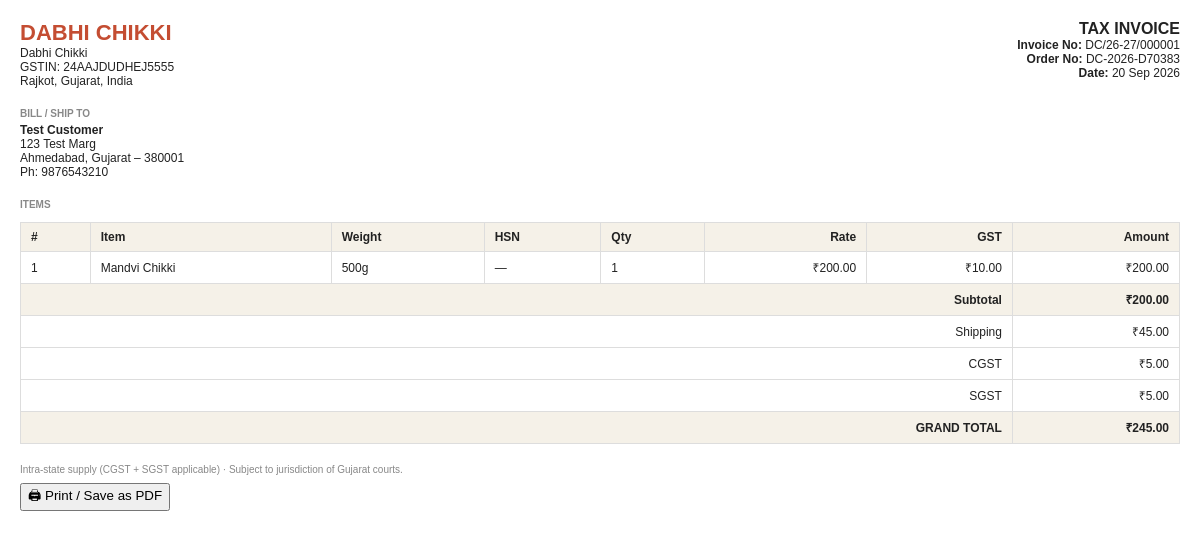
Screenshot of /invoice.php?id=5 with the database file from the repository.
### tables this page shows
CREATE TABLE `gst_settings` (
  `id` int unsigned NOT NULL AUTO_INCREMENT,
  `business_name` varchar(180) NOT NULL,
  `gstin` varchar(20) DEFAULT NULL,
  `business_state` varchar(60) NOT NULL,
  `address` varchar(255) DEFAULT NULL,
  `is_gst_enabled` tinyint(1) NOT NULL DEFAULT '1',
  `updated_at` datetime NOT NULL DEFAULT CURRENT_TIMESTAMP ON UPDATE CURRENT_TIMESTAMP,
  PRIMARY KEY (`id`)
);

CREATE TABLE `invoices` (
  `id` int unsigned NOT NULL AUTO_INCREMENT,
  `order_id` int unsigned NOT NULL,
  `invoice_number` varchar(40) NOT NULL,
  `financial_year` varchar(9) NOT NULL,
  `pdf_path` varchar(255) NOT NULL,
  `generated_at` datetime NOT NULL DEFAULT CURRENT_TIMESTAMP,
  PRIMARY KEY (`id`),
  UNIQUE KEY `order_id` (`order_id`),
  UNIQUE KEY `invoice_number` (`invoice_number`),
  CONSTRAINT `fk_inv_order` FOREIGN KEY (`order_id`) REFERENCES `orders` (`id`) ON DELETE CASCADE
);

CREATE TABLE `orders` (
  `id` int unsigned NOT NULL AUTO_INCREMENT,
  `order_number` varchar(30) NOT NULL,
  `user_id` int unsigned NOT NULL,
  `guest_email` varchar(190) DEFAULT NULL,
  `status` enum('placed','confirmed','packed','shipped','out_for_delivery','delivered','cancelled','return_requested','returned') NOT NULL DEFAULT 'placed',
  `payment_method` enum('cod','online') NOT NULL,
  `payment_status` enum('pending','paid','failed','refunded','partially_refunded') NOT NULL DEFAULT 'pending',
  `subtotal` decimal(10,2) NOT NULL,
  `discount_amount` decimal(10,2) NOT NULL DEFAULT '0.00',
  `coupon_id` int unsigned DEFAULT NULL,
  `shipping_charge` decimal(8,2) NOT NULL DEFAULT '0.00',
  `cod_charge` decimal(8,2) NOT NULL DEFAULT '0.00',
  `cgst_amount` decimal(10,2) NOT NULL DEFAULT '0.00',
  `sgst_amount` decimal(10,2) NOT NULL DEFAULT '0.00',
  `igst_amount` decimal(10,2) NOT NULL DEFAULT '0.00',
  `total_amount` decimal(10,2) NOT NULL,
  `total_weight_grams` int unsigned NOT NULL,
  `shipping_address_id` int unsigned DEFAULT NULL,
  `billing_address_id` int unsigned DEFAULT NULL,
  `customer_notes` varchar(255) DEFAULT NULL,
  `placed_at` datetime NOT NULL DEFAULT CURRENT_TIMESTAMP,
  `updated_at` datetime NOT NULL DEFAULT CURRENT_TIMESTAMP ON UPDATE CURRENT_TIMESTAMP,
  `ship_name` varchar(150) DEFAULT NULL,
  `ship_phone` varchar(20) DEFAULT NULL,
  `ship_line1` varchar(255) DEFAULT NULL,
  `ship_line2` varchar(255) DEFAULT NULL,
  `ship_city` varchar(100) DEFAULT NULL,
  `ship_state` varchar(100) DEFAULT NULL,
  `ship_pincode` varchar(10) DEFAULT NULL,
  `total` decimal(10,2) DEFAULT NULL,
  `gst_amount` decimal(10,2) DEFAULT NULL,
  `notes` text,
  PRIMARY KEY (`id`),
  UNIQUE KEY `order_number` (`order_number`),
  KEY `idx_order_user` (`user_id`),
  KEY `idx_order_status` (`status`),
  KEY `idx_order_placed_at` (`placed_at`),
  KEY `fk_order_ship_addr` (`shipping_address_id`),
  KEY `fk_order_bill_addr` (`billing_address_id`),
  KEY `fk_order_coupon` (`coupon_id`),
  CONSTRAINT `fk_order_bill_addr` FOREIGN KEY (`billing_address_id`) REFERENCES `addresses` (`id`) ON DELETE RESTRICT,
  CONSTRAINT `fk_order_coupon` FOREIGN KEY (`coupon_id`) REFERENCES `coupons` (`id`) ON DELETE SET NULL,
  CONSTRAINT `fk_order_ship_addr` FOREIGN KEY (`shipping_address_id`) REFERENCES `addresses` (`id`) ON DELETE RESTRICT,
  CONSTRAINT `fk_order_user` FOREIGN KEY (`user_id`) REFERENCES `users` (`id`) ON DELETE RESTRICT
);

CREATE TABLE `order_items` (
  `id` int unsigned NOT NULL AUTO_INCREMENT,
  `order_id` int unsigned NOT NULL,
  `product_id` int unsigned DEFAULT NULL,
  `variant_id` int unsigned NOT NULL,
  `batch_id` int unsigned DEFAULT NULL,
  `product_name_snapshot` varchar(180) NOT NULL,
  `variant_label_snapshot` varchar(60) NOT NULL,
  `quantity` int unsigned NOT NULL,
  `unit_price` decimal(10,2) NOT NULL,
  `gst_rate_percent` decimal(4,2) NOT NULL,
  `gst_amount` decimal(10,2) NOT NULL,
  `line_total` decimal(10,2) NOT NULL,
  `box_group_id` char(36) DEFAULT NULL,
  `product_name` varchar(180) DEFAULT NULL,
  `variant_label` varchar(60) DEFAULT NULL,
  `weight_grams` int unsigned DEFAULT NULL,
  `sku` varchar(50) DEFAULT NULL,
  `mrp` decimal(10,2) DEFAULT NULL,
  `selling_price` decimal(10,2) DEFAULT NULL,
  `gst_rate` decimal(4,2) DEFAULT NULL,
  PRIMARY KEY (`id`),
  KEY `idx_oi_order` (`order_id`),
  KEY `idx_oi_variant` (`variant_id`),
  KEY `fk_oi_batch` (`batch_id`),
  CONSTRAINT `fk_oi_batch` FOREIGN KEY (`batch_id`) REFERENCES `inventory_batches` (`id`) ON DELETE SET NULL,
  CONSTRAINT `fk_oi_order` FOREIGN KEY (`order_id`) REFERENCES `orders` (`id`) ON DELETE CASCADE,
  CONSTRAINT `fk_oi_variant` FOREIGN KEY (`variant_id`) REFERENCES `product_variants` (`id`) ON DELETE RESTRICT
);

### includes/db/Database.php (called while the page is built, shortened)
<?php
class Database
{
    private static ?PDO $instance = null;
    public static function getInstance(): PDO
    {
        if (self::$instance === null) {
            $dsn = sprintf(
                'mysql:host=%s;dbname=%s;charset=%s',
                DB_HOST,
                DB_NAME,
                DB_CHARSET
            );
            self::$instance = new PDO($dsn, DB_USER, DB_PASS, [
                PDO::ATTR_ERRMODE            => PDO::ERRMODE_EXCEPTION,
                PDO::ATTR_DEFAULT_FETCH_MODE => PDO::FETCH_ASSOC,
                PDO::ATTR_EMULATE_PREPARES   => false,
            ]);
        }
        return self::$instance;
    }
    public static function query(string $sql, array $params = []): PDOStatement
    {
        $stmt = self::getInstance()->prepare($sql);
        $stmt->execute($params);
        return $stmt;
    }
    public static function fetchOne(string $sql, array $params = []): ?array
    {
        $row = self::query($sql, $params)->fetch();
        return $row !== false ? $row : null;
    }
    public static function fetchAll(string $sql, array $params = []): array
    {
        return self::query($sql, $params)->fetchAll();
    }
}

### includes/classes/Order.php (called while the page is built, shortened)
<?php
class Order
{
    public static function getById(int $orderId, ?int $userId = null): ?array
    {
        $sql    = 'SELECT o.*, COALESCE(u.full_name, o.ship_name) AS full_name, COALESCE(u.email, o.guest_email) AS email, COALESCE(u.phone, o.ship_phone) AS phone FROM orders o LEFT JOIN users u ON u.id = o.user_id WHERE o.id = ?';
        $params = [$orderId];
        $order = Database::fetchOne($sql, $params);
        $order['items'] = Database::fetchAll(
            'SELECT oi.*, pv.sku FROM order_items oi
             LEFT JOIN product_variants pv ON pv.id = oi.variant_id
             WHERE oi.order_id = ?',
            [$orderId]
        );
        $order['status_history'] = Database::fetchAll(
            'SELECT osh.*, u.full_name AS changed_by_name
             FROM order_status_history osh
             LEFT JOIN users u ON u.id = osh.changed_by
             WHERE osh.order_id = ? ORDER BY osh.changed_at ASC',
            [$orderId]
        );
        $order['shipping_address'] = Database::fetchOne(
            'SELECT * FROM addresses WHERE id = ?', [$order['shipping_address_id'] ?? 0]
        );
        if (!$order['shipping_address'] && !empty($order['ship_name'])) {
            $order['shipping_address'] = [
                'full_name'     => $order['ship_name'],
                'phone'         => $order['ship_phone'] ?? '',
                'address_line1' => $order['ship_line1'] ?? '',
                'address_line2' => $order['ship_line2'] ?? '',
                'city'          => $order['ship_city'] ?? '',
                'state'         => $order['ship_state'] ?? '',
                'pincode'       => $order['ship_pincode'] ?? '',
            ];
        }
        $order['payment'] = Database::fetchOne(
            'SELECT * FROM payments WHERE order_id = ? ORDER BY id DESC LIMIT 1', [$orderId]
        );
        $order['shipping_label'] = Database::fetchOne(
            'SELECT * FROM shipping_labels WHERE order_id = ?', [$orderId]
        );
        $order['invoice'] = Database::fetchOne(
            'SELECT * FROM invoices WHERE order_id = ?', [$orderId]
        );
        return $order;
    }
}

### includes/classes/Invoice.php (the view, shortened to what this page needs)
<?php
class Invoice
{
    public static function getOrCreate(int $orderId): ?array
    {
        $inv = Database::fetchOne('SELECT * FROM invoices WHERE order_id = ?', [$orderId]);
        return $inv;
    }
    public static function renderHTML(array $order, array $invoice): string
    {
        $gstSettings = Database::fetchOne('SELECT * FROM gst_settings LIMIT 1') ?? [];
        $addr  = $order['shipping_address'];
        $isIntra = strtolower($addr['state'] ?? '') === strtolower($gstSettings['business_state'] ?? '');
        ?>
        <!DOCTYPE html>
        <html lang="en">
        <head>
        </head>
        <body>
          <div class="inv-header">
            <div>
              <div class="inv-title">DABHI CHIKKI</div>
              <div><?= htmlspecialchars($gstSettings['business_name'] ?? 'Dabhi Chikki') ?></div>
              <?php if (!empty($gstSettings['gstin'])): ?>
              <div>GSTIN: <?= htmlspecialchars($gstSettings['gstin']) ?></div>
              <?php endif; ?>
              <div><?= htmlspecialchars($gstSettings['address'] ?? '') ?></div>
            </div>
            <div style="text-align:right;">
              <div style="font-size:16px;font-weight:bold;">TAX INVOICE</div>
              <div><strong>Invoice No:</strong> <?= htmlspecialchars($invoice['invoice_number']) ?></div>
              <div><strong>Order No:</strong> <?= htmlspecialchars($order['order_number']) ?></div>
              <div><strong>Date:</strong> <?= date('d M Y', strtotime($order['placed_at'])) ?></div>
            </div>
          </div>
          <div class="section-label">Bill / Ship To</div>
          <div>
            <strong><?= htmlspecialchars($addr['full_name'] ?? '') ?></strong><br>
            <?= htmlspecialchars($addr['address_line1'] ?? '') ?>
            <?= $addr['address_line2'] ? ', ' . htmlspecialchars($addr['address_line2']) : '' ?><br>
            <?= htmlspecialchars($addr['city'] ?? '') ?>, <?= htmlspecialchars($addr['state'] ?? '') ?> – <?= htmlspecialchars($addr['pincode'] ?? '') ?><br>
            Ph: <?= htmlspecialchars($addr['phone'] ?? $order['phone']) ?>
          </div>
          <div class="section-label" style="margin-top:20px;">Items</div>
          <table>
            <tr>
              <th>#</th><th>Item</th><th>Weight</th><th>HSN</th><th>Qty</th>
              <th class="text-right">Rate</th><th class="text-right">GST</th><th class="text-right">Amount</th>
            </tr>
            <?php foreach ($order['items'] as $i => $item): ?>
            <tr>
              <td><?= $i + 1 ?></td>
              <td><?= htmlspecialchars($item['product_name_snapshot']) ?></td>
              <td><?= htmlspecialchars($item['variant_label_snapshot']) ?></td>
              <td>—</td>
              <td><?= $item['quantity'] ?></td>
              <td class="text-right">₹<?= number_format($item['unit_price'], 2) ?></td>
              <td class="text-right">₹<?= number_format($item['gst_amount'], 2) ?></td>
              <td class="text-right">₹<?= number_format($item['line_total'], 2) ?></td>
            </tr>
            <?php endforeach; ?>
            <tr class="total-row">
              <td colspan="7" class="text-right">Subtotal</td>
              <td class="text-right">₹<?= number_format($order['subtotal'], 2) ?></td>
            </tr>
            <tr>
              <td colspan="7" class="text-right">Shipping</td>
              <td class="text-right">₹<?= number_format($order['shipping_charge'], 2) ?></td>
            </tr>
            <?php if ((float)$order['igst_amount'] > 0): ?>
            <tr><td colspan="7" class="text-right">IGST</td><td class="text-right">₹<?= number_format($order['igst_amount'], 2) ?></td></tr>
            <?php else: ?>
            <tr><td colspan="7" class="text-right">CGST</td><td class="text-right">₹<?= number_format($order['cgst_amount'], 2) ?></td></tr>
            <tr><td colspan="7" class="text-right">SGST</td><td class="text-right">₹<?= number_format($order['sgst_amount'], 2) ?></td></tr>
            <?php endif; ?>
            <tr class="total-row">
              <td colspan="7" class="text-right">GRAND TOTAL</td>
              <td class="text-right">₹<?= number_format($order['total_amount'], 2) ?></td>
            </tr>
          </table>
          <div style="margin-top:20px;font-size:10px;color:#888;">
            <?= $isIntra ? 'Intra-state supply (CGST + SGST applicable)' : 'Inter-state supply (IGST applicable)' ?> ·
            Subject to jurisdiction of <?= htmlspecialchars($gstSettings['business_state'] ?? '') ?> courts.
          </div>
          <div style="margin-top:8px;"><button onclick="window.print()">🖨 Print / Save as PDF</button></div>
        </body>
        </html>
        <?php
        return ob_get_clean();
    }
}

### includes/classes/Invoice.php (style rules this page uses)
body { font-family: Arial, sans-serif; font-size: 12px; color: #222; margin: 0; padding: 20px; }
.inv-header { display: flex; justify-content: space-between; margin-bottom: 20px; }
.inv-title { font-size: 22px; font-weight: bold; color: #C44D32; }
table { width: 100%; border-collapse: collapse; margin-top: 12px; }
th, td { border: 1px solid #ddd; padding: 7px 10px; text-align: left; }
th { background: #f5f1e8; font-weight: bold; }
.total-row td { font-weight: bold; background: #f5f1e8; }
.text-right { text-align: right; }
.section-label { font-size: 10px; color: #888; font-weight: bold; text-transform: uppercase; margin-top: 14px; margin-bottom: 4px; }

### rows the page displays
gst_settings: business_name "Dabhi Chikki", gstin "24AAJDUDHEJ5555", address "Rajkot, Gujarat, India", business_state "Gujarat"
invoices: invoice_number "DC/26-27/000001"
orders: order_number "DC-2026-D70383", placed_at "20 Sep 2026", ship_name "Test Customer", ship_line1 "123 Test Marg", ship_city "Ahmedabad", ship_state "Gujarat", ship_pincode "380001", ship_phone "9876543210", subtotal "200.00", shipping_charge "45.00", cgst_amount "5.00", sgst_amount "5.00", total_amount "245.00"
order_items: product_name_snapshot "Mandvi Chikki", variant_label_snapshot "500g", quantity "1", unit_price "200.00", gst_amount "10.00", line_total "200.00"
